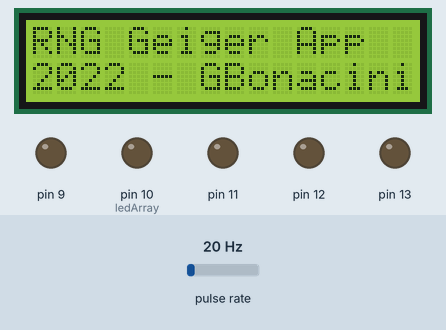
Recording of a program running on a simulated Arduino Uno, built with avr-gcc and run on an emulated ATmega328P. On the bench: 16×2 character LCD, output pins drawn as LEDs (lit = HIGH). Wiring (inferred from the names in the program): pulse sensor: data pin 2. The inputs (shaded band) are chosen by the test bench; at power-on: pulse rate 20 Hz. What the program prints to the serial monitor is not drawn.

Above: at 0.1 s.
At 3.1 s:
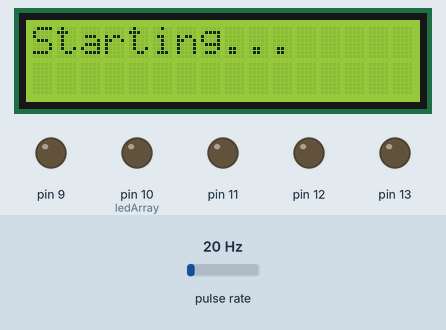
At 16.5 s:
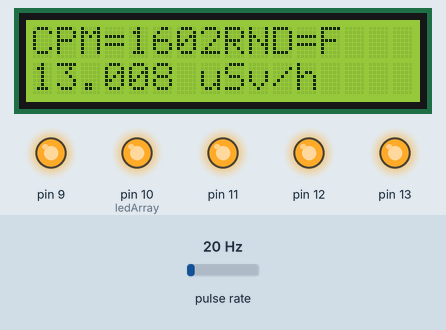
At 54.9 s:
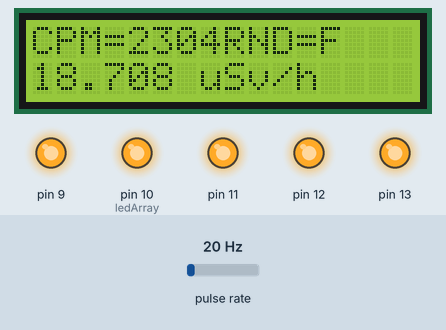
At 93.3 s:
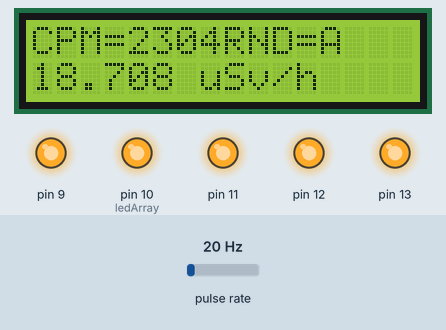
At 112.5 s:
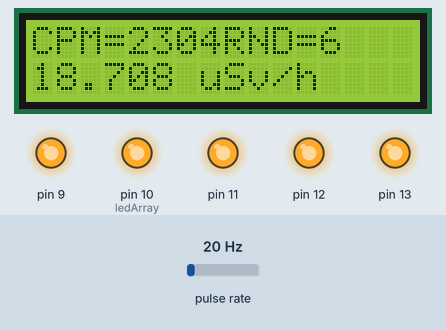
Timing chart, 0 to 114.0 s (numbered marks = the images above):
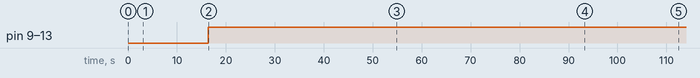

Measured:
- by itself, pin 9, pin 10 (ledArray), pin 11–13: LOW → HIGH at 16.4 s
- what the display in image 1 shows lasts 13.3 s, from 3.1 s to 16.4 s
- what the display in image 2 shows lasts 19.2 s, from 16.4 s to 35.6 s

The program:

main.cpp
```cpp
// (licence header left out)
#include <geiger_rng.hpp>

using geigerrng::GeigerRng;

GeigerRng* gRng  =  nullptr;

void setup(){
    gRng = GeigerRng::getInstance();
}

void loop(){
    gRng->detect();
}
```

geiger_rng.hpp
```cpp
// (licence header left out)
#pragma once

#include <Arduino.h>
#include <LiquidCrystal.h>

namespace geigerrng {

    class GeigerRng{
         public:
            void detect(void)                                        noexcept;
            static GeigerRng* getInstance(unsigned int speed=9600)   noexcept;

         private:
            const unsigned int         THRESHOLD[5]         = { 45, 95, 200, 400, 600 };
            static const unsigned int  GEIGER_PIN           = 2,
                                       MIN_RESULT           = 0,
                                       MAX_RESULT           = 15,
                                       INVALID_RESULT       = MAX_RESULT + 1,
                                       MSEC_FOR_MINUTE      = 60000,
                                       POLLING_RATE         = 10000,
                                       PRINT_RATE           = 2000,
                                       POLLING_SLOTS        = MSEC_FOR_MINUTE / POLLING_RATE;
            static const char          VALUES[MAX_RESULT+1];

            static_assert( MIN_RESULT <  MAX_RESULT );
            static_assert( MAX_RESULT < INVALID_RESULT );
            static_assert( MSEC_FOR_MINUTE == 60000 );
            static_assert( POLLING_RATE > 0 && POLLING_RATE <= MSEC_FOR_MINUTE );

            // Conversion factor for this tube - CPM to uSV/h
            const float            TUBE_CONV_FACTOR = 0.00812;

            static GeigerRng*      instance;

            unsigned int           ledArray[5],
                                   consoleSpeed;
            int                    geiger_input;
            static long            count,
                                   genCount,
                                   lastCount;
            long                   countPerMinute,
                                   timePrevious,
                                   timePreviousMeasure,
                                   timePreviousPrint,
                                   time,
                                   countPrevious;
            float                  radiationValue;
            static unsigned int    roulette;
            static unsigned short  lastRnd;

            LiquidCrystal          lcd;

            explicit GeigerRng(unsigned int speed)       noexcept;
            void ledVar(int value)                       noexcept;
            static void increaseCount(void)              noexcept;
    };

}
```

geiger_rng.cpp
```cpp
// (licence header left out)
#include <geiger_rng.hpp>

namespace geigerrng {

    long           GeigerRng::count{0};
    long           GeigerRng::genCount{0};
    long           GeigerRng::lastCount{0};
    GeigerRng*     GeigerRng::instance{nullptr};
    unsigned int   GeigerRng::roulette{0};
    unsigned short GeigerRng::lastRnd{GeigerRng::INVALID_RESULT};
    const char     GeigerRng::VALUES[MAX_RESULT+1] = { '0','1','2','3','4','5','6','7','8','9','A','B','C','D','E','F'};

    void GeigerRng::increaseCount(void) noexcept{
           detachInterrupt(0);
           GeigerRng::count++;
           GeigerRng::genCount++;
           GeigerRng::lastRnd  = GeigerRng::roulette % ( MAX_RESULT + 1 );
           while(digitalRead(GEIGER_PIN)==0);
           attachInterrupt(0,GeigerRng::increaseCount,FALLING);
    }

    GeigerRng::GeigerRng(unsigned int speed)  noexcept
        : ledArray{10,11,12,13,9},
          consoleSpeed{speed},
          geiger_input{GEIGER_PIN},
          countPerMinute{0},
          timePrevious{0},
          timePreviousMeasure{0},
          timePreviousPrint{0},
          time{0},
          countPrevious{0},
          radiationValue{0.0},
          lcd(3,4,5,6,7,8)
    {

          Serial.begin(consoleSpeed);
          pinMode(geiger_input, INPUT);
          digitalWrite(geiger_input,HIGH);
          for(int i{0};i<5;i++)
               pinMode(ledArray[i],OUTPUT);

          lcd.begin(16, 2);
          lcd.clear();
          lcd.setCursor(0, 0);
          lcd.print("RNG Geiger App");
          lcd.setCursor(0,1);
          lcd.print("2022 - GBonacini");
          delay(3000);

          lcd.clear();
          lcd.setCursor(0, 0);
          lcd.print("Starting...");

          attachInterrupt(0, GeigerRng::increaseCount, FALLING);
    }

    void GeigerRng::ledVar(int value){
          if (value > 0){
            for(int i{0};i<=value;i++)
              digitalWrite(ledArray[i],HIGH);

            for(int i{5};i>value;i--)
              digitalWrite(ledArray[i],LOW);
          } else {
            for(int i{5};i>=0;i--)
              digitalWrite(ledArray[i],LOW);
          }
    }

    void GeigerRng::detect(void){
           GeigerRng::roulette++;

           if(millis() - timePreviousPrint > GeigerRng::PRINT_RATE){
               timePreviousPrint = millis();
               if(GeigerRng::lastCount !=  GeigerRng::genCount &&
                  GeigerRng::lastRnd   !=  GeigerRng::INVALID_RESULT)
                    Serial.println(GeigerRng::VALUES[GeigerRng::lastRnd]);

               GeigerRng::lastCount = GeigerRng::genCount;
           }

           if(millis() - timePreviousMeasure > GeigerRng::POLLING_RATE){
                 countPerMinute = GeigerRng::POLLING_SLOTS * GeigerRng::count;
                 radiationValue = countPerMinute * TUBE_CONV_FACTOR;
                 timePreviousMeasure = millis();
                 Serial.print("CPM = ");
                 Serial.print(countPerMinute,DEC);
                 Serial.print(" - ");
                 Serial.print("uSv/h = ");
                 Serial.println(radiationValue,4);
                 lcd.clear();
                 lcd.setCursor(0, 0);
                 lcd.print("CPM=");
                 lcd.setCursor(4,0);
                 lcd.print(countPerMinute);
                 lcd.setCursor(8,0);
                 lcd.print("RND=");
                 lcd.setCursor(12,0);
                 if(GeigerRng::lastRnd != GeigerRng::INVALID_RESULT)
                     lcd.print(GeigerRng::VALUES[GeigerRng::lastRnd]);
                 else
                     lcd.print("NONE");
                 lcd.setCursor(0,1);
                 lcd.print(radiationValue,4);
                 lcd.setCursor(6,1);
                 lcd.print(" uSv/h");

                 // Led bar setting
                 if(countPerMinute  <= THRESHOLD[0]) ledVar(0);
                 if((countPerMinute <= THRESHOLD[1]) && (countPerMinute>THRESHOLD[0])) ledVar(1);
                 if((countPerMinute <= THRESHOLD[2]) && (countPerMinute>THRESHOLD[1])) ledVar(2);
                 if((countPerMinute <= THRESHOLD[3]) && (countPerMinute>THRESHOLD[2])) ledVar(3);
                 if((countPerMinute <= THRESHOLD[4]) && (countPerMinute>THRESHOLD[3])) ledVar(4);
                 if(countPerMinute  >  THRESHOLD[4]) ledVar(5);

                 GeigerRng::count    = 0;
            }
    }

    GeigerRng* GeigerRng::getInstance(unsigned int speed){
        if(instance == nullptr)
            instance = new GeigerRng(speed);

        return instance;
    }
}
```
